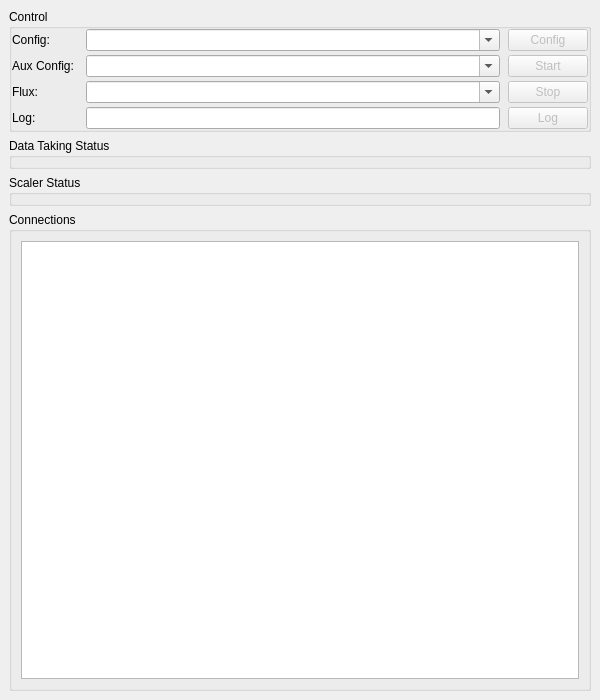
<?xml version="1.0" encoding="UTF-8"?>
<ui version="4.0">
 <class>wndRun</class>
 <widget class="QMainWindow" name="wndRun">
  <property name="enabled">
   <bool>true</bool>
  </property>
  <property name="geometry">
   <rect>
    <x>0</x>
    <y>0</y>
    <width>600</width>
    <height>700</height>
   </rect>
  </property>
  <property name="minimumSize">
   <size>
    <width>600</width>
    <height>700</height>
   </size>
  </property>
  <property name="windowTitle">
   <string>eudaq Run Control</string>
  </property>
  <property name="windowIcon">
   <iconset>
    <normaloff>../../images/Icon_euRun.png</normaloff>../../images/Icon_euRun.png</iconset>
  </property>
  <widget class="QWidget" name="centralwidget">
   <property name="minimumSize">
    <size>
     <width>600</width>
     <height>600</height>
    </size>
   </property>
   <layout class="QGridLayout" name="gridLayout_2">
    <item row="0" column="0">
     <widget class="QGroupBox" name="grpControl">
      <property name="title">
       <string>Control</string>
      </property>
      <layout class="QGridLayout">
       <property name="leftMargin">
        <number>0</number>
       </property>
       <property name="topMargin">
        <number>0</number>
       </property>
       <property name="rightMargin">
        <number>0</number>
       </property>
       <property name="bottomMargin">
        <number>0</number>
       </property>
       <property name="horizontalSpacing">
        <number>8</number>
       </property>
       <property name="verticalSpacing">
        <number>4</number>
       </property>
       <item row="2" column="2">
        <widget class="QPushButton" name="btnStart">
         <property name="enabled">
          <bool>false</bool>
         </property>
         <property name="toolTip">
          <string>Start a run</string>
         </property>
         <property name="text">
          <string>Start</string>
         </property>
        </widget>
       </item>
       <item row="1" column="1">
        <widget class="QComboBox" name="cmbConfig">
         <property name="sizePolicy">
          <sizepolicy hsizetype="Expanding" vsizetype="Fixed">
           <horstretch>0</horstretch>
           <verstretch>0</verstretch>
          </sizepolicy>
         </property>
         <property name="toolTip">
          <string>Select main configuration to use</string>
         </property>
         <property name="editable">
          <bool>true</bool>
         </property>
         <property name="maxVisibleItems">
          <number>16</number>
         </property>
         <property name="insertPolicy">
          <enum>QComboBox::InsertAlphabetically</enum>
         </property>
        </widget>
       </item>
       <item row="2" column="1">
       <widget class="QComboBox" name="cmbAuxConfig">
        <property name="sizePolicy">
         <sizepolicy hsizetype="Expanding" vsizetype="Fixed">
          <horstretch>0</horstretch>
          <verstretch>0</verstretch>
         </sizepolicy>
        </property>
        <property name="toolTip">
         <string>Select auxiliary configuration to use</string>
        </property>
        <property name="editable">
         <bool>true</bool>
        </property>
        <property name="maxVisibleItems">
         <number>16</number>
        </property>
        <property name="insertPolicy">
         <enum>QComboBox::InsertAlphabetically</enum>
        </property>
       </widget>
      </item>
       <item row="3" column="1">
        <widget class="QComboBox" name="cmbFlux">
         <property name="sizePolicy">
          <sizepolicy hsizetype="Expanding" vsizetype="Fixed">
           <horstretch>0</horstretch>
           <verstretch>0</verstretch>
          </sizepolicy>
         </property>
         <property name="toolTip">
          <string>Select configuration to use</string>
         </property>
         <property name="editable">
          <bool>true</bool>
         </property>
         <property name="maxVisibleItems">
          <number>16</number>
         </property>
         <property name="insertPolicy">
          <enum>QComboBox::InsertAtBottom</enum>
         </property>
        </widget>
       </item>
       <item row="4" column="1">
        <widget class="QLineEdit" name="txtLogmsg">
         <property name="toolTip">
          <string>Send a message to the LogCollector</string>
         </property>
        </widget>
       </item>
       <item row="4" column="2">
        <widget class="QPushButton" name="btnLog">
         <property name="enabled">
          <bool>false</bool>
         </property>
         <property name="toolTip">
          <string>Send a log message</string>
         </property>
         <property name="text">
          <string>Log</string>
         </property>
        </widget>
       </item>
       <item row="1" column="0">
        <widget class="QLabel" name="lblConfig">
         <property name="text">
          <string>Config: </string>
         </property>
        </widget>
       </item>
       <item row="2" column="0">
        <widget class="QLabel" name="lblFlux">
         <property name="text">
          <string>Aux Config: </string>
         </property>
        </widget>
       </item>
       <item row="3" column="0">
        <widget class="QLabel" name="lblRunmsg">
         <property name="text">
          <string>Flux: </string>
         </property>
        </widget>
       </item>
       <item row="4" column="0">
        <widget class="QLabel" name="lblLogmsg">
         <property name="text">
          <string>Log: </string>
         </property>
        </widget>
       </item>
       <item row="3" column="2">
        <widget class="QPushButton" name="btnStop">
         <property name="enabled">
          <bool>false</bool>
         </property>
         <property name="toolTip">
          <string>Stop a run</string>
         </property>
         <property name="text">
          <string>Stop</string>
         </property>
        </widget>
       </item>
<!--       <item row="5" column="2">-->
<!--        <widget class="QPushButton" name="btnTerminate">-->
<!--         <property name="enabled">-->
<!--          <bool>false</bool>-->
<!--         </property>-->
<!--         <property name="toolTip">-->
<!--          <string>Terminate the DAQ session</string>-->
<!--         </property>-->
<!--         <property name="text">-->
<!--          <string>Terminate</string>-->
<!--         </property>-->
<!--        </widget>-->
<!--       </item>-->
       <item row="1" column="2">
        <widget class="QPushButton" name="btnConfig">
         <property name="enabled">
          <bool>false</bool>
         </property>
         <property name="sizePolicy">
          <sizepolicy hsizetype="Minimum" vsizetype="Fixed">
           <horstretch>0</horstretch>
           <verstretch>0</verstretch>
          </sizepolicy>
         </property>
         <property name="toolTip">
          <string>Configure using the selected configuration</string>
         </property>
         <property name="text">
          <string>Config</string>
         </property>
        </widget>
       </item>
      </layout>
     </widget>
    </item>
    <item row="1" column="0">
     <widget class="QGroupBox" name="grpStatus">
      <property name="title">
       <string>Data Taking Status</string>
      </property>
      <layout class="QGridLayout">
       <property name="leftMargin">
        <number>0</number>
       </property>
       <property name="topMargin">
        <number>0</number>
       </property>
       <property name="rightMargin">
        <number>0</number>
       </property>
       <property name="bottomMargin">
        <number>0</number>
       </property>
       <property name="horizontalSpacing">
        <number>8</number>
       </property>
       <property name="verticalSpacing">
        <number>4</number>
       </property>
      </layout>
     </widget>
    </item>
    <item row="2" column="0">
     <widget class="QGroupBox" name="scalerStatus">
      <property name="title">
       <string>Scaler Status</string>
      </property>
      <layout class="QGridLayout" name="_2">
       <property name="leftMargin">
        <number>0</number>
       </property>
       <property name="topMargin">
        <number>0</number>
       </property>
       <property name="rightMargin">
        <number>0</number>
       </property>
       <property name="bottomMargin">
        <number>0</number>
       </property>
       <property name="horizontalSpacing">
        <number>8</number>
       </property>
       <property name="verticalSpacing">
        <number>4</number>
       </property>
      </layout>
     </widget>
    </item>
    <item row="3" column="0">
     <widget class="QGroupBox" name="grpConnections">
      <property name="title">
       <string>Connections</string>
      </property>
      <layout class="QGridLayout" name="gridLayout">
       <item row="0" column="0">
        <widget class="QTreeView" name="viewConn">
         <property name="toolTip">
          <string>Processes connected to the Run Control</string>
         </property>
         <property name="rootIsDecorated">
          <bool>false</bool>
         </property>
         <property name="sortingEnabled">
          <bool>true</bool>
         </property>
        </widget>
       </item>
      </layout>
     </widget>
    </item>
   </layout>
  </widget>
  <widget class="QMenuBar" name="menubar">
   <property name="geometry">
    <rect>
     <x>0</x>
     <y>0</y>
     <width>600</width>
     <height>31</height>
    </rect>
   </property>
  </widget>
 </widget>
 <tabstops>
  <tabstop>btnConfig</tabstop>
  <tabstop>txtRunmsg</tabstop>
  <tabstop>btnStart</tabstop>
  <tabstop>txtLogmsg</tabstop>
  <tabstop>btnLog</tabstop>
 </tabstops>
 <resources/>
 <connections>
  <connection>
   <sender>txtRunmsg</sender>
   <signal>returnPressed()</signal>
   <receiver>btnStart</receiver>
   <slot>animateClick()</slot>
   <hints>
    <hint type="sourcelabel">
     <x>307</x>
     <y>91</y>
    </hint>
    <hint type="destinationlabel">
     <x>545</x>
     <y>98</y>
    </hint>
   </hints>
  </connection>
  <connection>
   <sender>txtLogmsg</sender>
   <signal>returnPressed()</signal>
   <receiver>btnLog</receiver>
   <slot>animateClick()</slot>
   <hints>
    <hint type="sourcelabel">
     <x>298</x>
     <y>116</y>
    </hint>
    <hint type="destinationlabel">
     <x>545</x>
     <y>123</y>
    </hint>
   </hints>
  </connection>
 </connections>
</ui>
